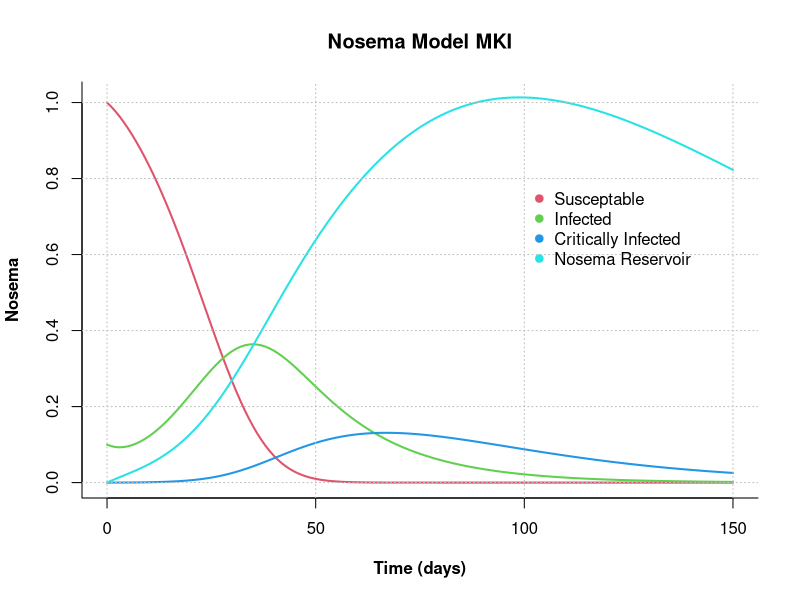
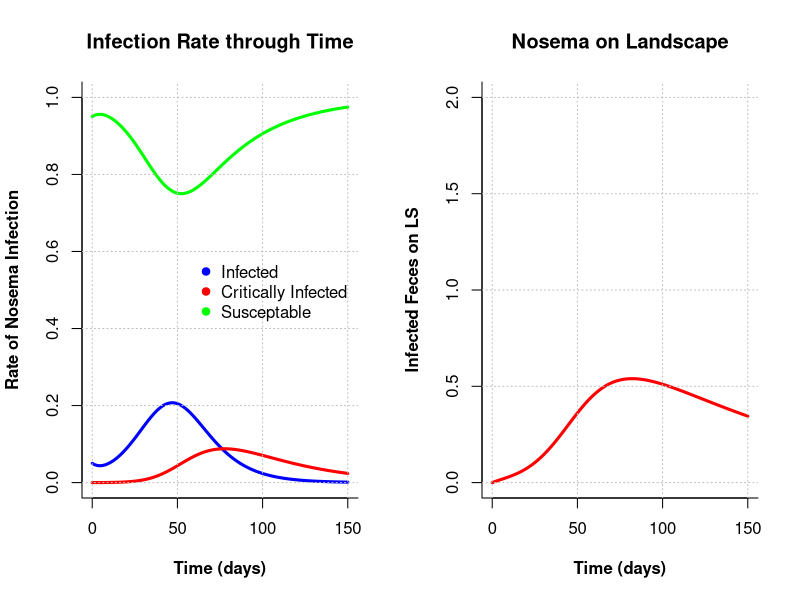

The R script that drew these images, in order: (Note: this script raises an error after producing the figures.)
######################################################################################################
# Nosema Model Mk I
# P. Alexander Burnham
# 6 April 2016
######################################################################################################

# Parameters:
#----------------------------------------------------------------------

# dSdt = -[S][P]beta-[S]muA
# dI1dt = [S][P]beta-[I1]muA-[I1]gamma
# dI2dt = -[I1][P]gamma-[I2]muB
# dPdt = [I1]alpha1 + [I2]alpha2-[P]theta
# S = Initial Bombus Population on landscape
# I1 = Portion of Bombus infected
# I2 = Portion of Infected that are critically infected
# P = Population of fecal matter on landscape (mL)
# beta = rate of conversion from S to I1
# alpha1 = rate of fecal deposition from I1 to P (mL)
# alpha2 = rate of fecal deposition from I2 to P (mL)
# theta = decay of P (mL)
# gamma = rate of conversion from I1 to I2
# muA = natural death rate of S and I1
# muB = death rate of critically infected
# time = time (days)

#-----------------------------------------------------------------------------------------------------
# Preliminaries: 
ls()
rm(list=ls())

#-----------------------------------------------------------------------------------------------------
# model MK 1:

library(deSolve)

NosemaModel1 <- function(t, state, parameters){
  with(as.list(c(state, parameters)), {
    
    dSdt <- -(S * P * beta) - (S * muA) 
    dI1dt <- (S * P * beta) - (I1 * muA) - (I1 * gamma) 
    dI2dt <- (I1 * P * gamma) - (I2 * muB)
    dPdt <- (I1 * alpha1) + (I2 * alpha2) - (P * theta) 
    
    return(list(c(dSdt,dI1dt,dI2dt,dPdt)))
  })
}

# set parameters
state<-c(S=1,I1=0.10, I2=0.00, P=0.0)
parameters <- c(#r=0.05,
                beta=0.34,
                alpha1=0.05,
                alpha2=0.10,
                gamma=0.04,
                muA=0.01,
                muB=0.03,
                theta=0.01
                )

times <- seq(0,150,by=1)

out <- ode(y=state,times=times, func=NosemaModel1, parms=parameters)
out<-as.data.frame(out)
out$time <- NULL
head(out,10)

#Plot figure
matplot(x=times,y=out,
        type="l",
        xlab="Time (days)", 
        ylab="Nosema", 
        main="Nosema Model MKI",
        lwd=2,
        lty=1,
        font.lab=2,
        bty="l", 
        col=2:5)

grid(col="gray")

legend(x=100,y=0.8,
       c("Susceptable",
         "Infected",
         "Critically Infected", 
         "Nosema Reservoir"),
       pch=19,
       col=2:5,
       bty="n",
       bg="white")


######################################################################################################
# Nosema Model MKII (11 April 2016) Plotting Infected Feces on Landscape 
# on a second figure to the right. 
######################################################################################################


# Parameters:
#----------------------------------------------------------------------

# dSdt = -[S][P]beta-[S]muA
# dI1dt = [S][P]beta-[I1]muA-[I1]gamma
# dI2dt = -[I1][P]gamma-[I2]muB
# dPdt = [I1]alpha1 + [I2]alpha2-[P]theta
# S = Initial Bombus Population on landscape
# I1 = Portion of Bombus infected
# I2 = Portion of Infected that are critically infected
# P = Population of fecal matter on landscape (mL)
# beta = rate of conversion from S to I1
# alpha1 = rate of fecal deposition from I1 to P (mL)
# alpha2 = rate of fecal deposition from I2 to P (mL)
# theta = decay of P (mL)
# gamma = rate of conversion from I1 to I2
# muA = natural death rate of S and I1
# muB = death rate of critically infected
# time = time (days)


#------------------------------------------------------------------------

# Preliminaries: 
ls()
rm(list=ls())

library(deSolve)

# create a function using desolve
NosemaModel2 <- function(t, state, parameters){
  with(as.list(c(state, parameters)), {
    
    dSdt <- -(S * P * beta) - (S * muA) 
    dI1dt <- (S * P * beta) - (I1 * muA) - (I1 * gamma) 
    dI2dt <- (I1 * P * gamma) - (I2 * muB)
    dPdt <- (I1 * alpha1) + (I2 * alpha2) - (P * theta) 

    
    return(list(c(dSdt,dI1dt,dI2dt,dPdt)))
  })
}

# set parameters
state<-c(S=1, I1=0.05, I2=0.00, P=0.0)
parameters <- c(#r=0.05,
  beta=0.202,
  alpha1=0.07,
  alpha2=0.010,
  gamma=0.05,
  muA=0.011,
  muB=0.025,
  theta=0.01
)

# set up time steps
times <- seq(0,150,by=1)

#Subset data and remove time
out <- ode(y=state,times=times, func=NosemaModel2, parms=parameters)
out<-as.data.frame(out)
out$time <- NULL
out$S <- NULL
NosemaLS <- out
NosemaLS <- (NosemaLS[,3])
out$P <- NULL
Surv <- 1 - (out[,1]+out[,2])
out <- cbind(out,Surv)
head(out,10)

par(mfrow=c(1,2))

#Plot figure
matplot(x=times,y=out,
        type="l",
        xlab="Time (days)", 
        ylab="Rate of Nosema Infection", 
        main="Infection Rate through Time",
        lwd=3,
        ylim=c(0,1),
        lty=1,
        font.lab=2,
        bty="l", 
        col=c("blue","red", "green"))

grid(col="gray")

legend(x=58,y=0.6,
       legend=c("Infected",
         "Critically Infected",
         "Susceptable"),
       pch=19,
       col=c("blue","red", "green"),
       bty="n",
       bg="white")

# plot figure for nosema on LS seperately.

plot(x=times,y=NosemaLS,
     type="l",
     xlab="Time (days)", 
     ylab="Infected Feces on LS", 
     main="Nosema on Landscape",
     ylim=c(0,2),
     lwd=3,
     lty=1,
     font.lab=2,
     bty="l", 
     col="red")

grid(col="gray")



######################################################################################################
# Nosema Model MKIII (13 April 2016) added growth rates and new dif. equation to describe infection rates within colony to feed back into the system. (NOT FUNCTIONING YET!)
######################################################################################################


# Parameters:
# dSdt = -[S][P]beta-[S]muA
# dI1dt = [S][P]beta-[I1]muA-[I1]gamma
# dI2dt = -[I1][P]gamma-[I2]muB
# dP1dt = [I1]alpha1 + [I2]alpha2-[P]theta
# dP2dt = [I1]alpha1 + [I2]alpha2-[P]theta
# S = Initial Bombus Population on landscape
# I1 = Portion of Bombus infected
# I2 = Portion of Infected that are critically infected
# P1 = Infected fecal matter on landscape 
# P2 = Infected fecal matter in colonies
# beta = rate of conversion from S to I1
# alpha1 = rate of fecal deposition from I1 to P1 
# alpha2 = rate of fecal deposition from I1 to P2 
# sigma1 = rate of fecal deposition from I2 to P1 
# sigma2 = rate of fecal deposition from I2 to P2 
# theta = decay of 
# gamma = rate of conversion from I1 to I2
# muA = natural death rate of S and I1
# muB = death rate of critically infected
# r1 = growth rate for S
# r2 = growth rate for I1
# r3 = growth rate for I2
# time = time (days)


# Preliminaries: 
ls()
rm(list=ls())
ls()

library(deSolve)

NosemaModel3 <- function(t, state, parameters){
  with(as.list(c(state, parameters)), {
    
    dSdt <-  (S * P1 * P2 * beta) - (S * muA) + (S * r1)
    dI1dt <- (S * P1 * P2 * beta) - (I1 * muA) - (I1 * gamma) + (I1 * r2)
    dI2dt <- (I1 * gamma) - (I2 * muB) + (I2 * r3)
    dP1dt <- (I1 * alpha1) + (I2 * sigma1) - (P1 * theta) 
    dP2dt <- (I2 * alpha2) + (I2 * sigma2) - (P2 * theta) 
    
    return(list(c(dSdt,dI1dt,dI2dt,dP1dt,dP2dt)))
  })
}

# set parameters
state<-c(S=1, I1=0.10, I2=0.008, P1=0.0, P2=0.0)
parameters <- c(
  r1=0.08,
  r2=0.07,
  r3=0.01,
  beta=0.204,
  alpha1=0.04,
  alpha2=0.05,
  sigma1=0.06,
  sigma2=0.07,
  gamma=0.05,
  muA=0.03,
  muB=0.06,
  theta=0.02
)

times <- seq(0,150,by=1)

out <- ode(y=state,times=times, func=NosemaModel3, parms=parameters)
out<-as.data.frame(out)
out$time <- NULL
head(out,10)
NosemaLSCOL <- cbind(out[,4],out[,5])
out$P1 <- NULL
out$P2 <- NULL
Surv <- 1 - (out[,2]+out[,3])
out <- cbind(out,Surv)
out$S <- NULL
head(out,10)


par(mfrow=c(1,2))
#Plot figure
matplot(x=times,y=out,
        type="l",
        xlab="Time (days)", 
        ylab="Rate of Nosema Infection", 
        main="Infection Rate through Time",
        lwd=2,
        lty=1,
        font.lab=2,
        bty="l", 
        col=3:7)

grid(col="gray")

legend(x=0, y=0.8,
       legend=c("Infected",
                "Critically Infected",
                "Susceptable"),
       pch=19,
       col=3:7,
       bty="n",
       bg="white")

matplot(x=times,y=NosemaLSCOL,
     type="l",
     xlab="Time (days)", 
     ylab="Infected Feces on LS", 
     main="Nosema on Landscape",
     #ylim=c(0,2),
     lwd=3,
     lty=1,
     font.lab=2,
     bty="l", 
     col=c("red","blue"))

grid(col="gray")

legend(x="bottomright",
       legend=c("In Colony","On Flowers"),
       pch=19,
       col=c("red","blue"),
       bty="n",
       bg="white")

######################################################################################################
######################################################################################################
######################################################################################################
# Nosema Model MKIV (28 April 2016) Removed curve describing nosema reservoir on landscape for simplicity. This is the iteration used during my biolunch talk:
######################################################################################################
######################################################################################################
######################################################################################################

# Parameters:
#-----------------------------------------------------------------------------------------------------

# dSdt = -[S][P]beta-[S]muA
# dI1dt = [S][P]beta-[I1]muA-[I1]gamma
# dI2dt = -[I1][P]gamma-[I2]muB
# dPdt = [I1]alpha1 + [I2]alpha2-[P]theta
# S = Initial Bombus Population on landscape
# I1 = Portion of Bombus infected
# I2 = Portion of Infected that are critically infected
# P = Population of fecal matter on landscape (mL)
# beta = rate of conversion from S to I1
# alpha1 = rate of fecal deposition from I1 to P (mL)
# alpha2 = rate of fecal deposition from I2 to P (mL)
# theta = decay of P (mL)
# gamma = rate of conversion from I1 to I2
# muA = natural death rate of S and I1
# muB = death rate of critically infected
# time = time (days)


#------------------------------------------------------------------------

# Preliminaries: 
ls()
rm(list=ls())

library(deSolve)

par(mfrow=c(1,1))

# initial state of system
state<-c(S=1, I1=0.05, I2=0.00, P=0.0)

# set parameters
parameters <- c(
  beta=0.202,
  alpha1=0.07,
  alpha2=0.010,
  gamma=0.05,
  muA=0.011,
  muB=0.025,
  theta=0.01
)

#====================================================================================================
# create a function for this disease system using desolve
NosemaModel4 <- function(t, state, parameters){
  with(as.list(c(state, parameters)), {
    
    dSdt <- -(S * P * beta) - (S * muA) 
    dI1dt <- (S * P * beta) - (I1 * muA) - (I1 * gamma) 
    dI2dt <- (I1 * P * gamma) - (I2 * muB)
    dPdt <- (I1 * alpha1) + (I2 * alpha2) - (P * theta) 
    
    
    return(list(c(dSdt,dI1dt,dI2dt,dPdt)))
  })
}
#====================================================================================================

# set up time steps
times <- seq(0,150,by=1)




# use ode() to to create an output
out <- ode(y=state,times=times, func=NosemaModel4, parms=parameters)
out<-as.data.frame(out)

# remove unwanted columns for this model
#out$time <- NULL
#out$S <- NULL
out$P <- NULL

# set survival equal to  1 - pooled infected (I1+I2)
#Surv <- 1 - (out[,1]+out[,2])
#out <- cbind(out,Surv)
#head(out,10)


#------------------------------------------------------------------------------------------

matplot(x=times,y=out,
        type="l",
        xlab="Time (days)", 
        ylab="Rate of Nosema Infection", 
        main="Infection Rate through Time",
        lwd=3,
        ylim=c(0,1),
        lty=1,
        font.lab=2,
        bty="l", 
        col=c("blue","red", "green"))

grid(col="gray")

legend(x=100,y=0.6,
       legend=c("Infected",
                "Critically Infected",
                "Susceptable"),
       pch=19,
       col=c("blue","red", "green"),
       bty="n",
       bg="white")

#####################################################################################################
# END MODEL MKIV




plot(out$time, out$S)















######################################################################################################
# Nosema Model MKV (5 May 2016) includes growth rates but no equation for colony as a reservoir for nosema (not quite playing nice yet)
######################################################################################################


# Parameters:
#-----------------------------------------------------------------------------------------------------

# dSdt = -[S][P]beta-[S]muA
# dI1dt = [S][P]beta-[I1]muA-[I1]gamma
# dI2dt = -[I1][P]gamma-[I2]muB
# dPdt = [I1]alpha1 + [I2]alpha2-[P]theta
# S = Initial Bombus Population on landscape
# I1 = Portion of Bombus infected
# I2 = Portion of Infected that are critically infected
# P = Population of fecal matter on landscape (mL)
# beta = rate of conversion from S to I1
# alpha1 = rate of fecal deposition from I1 to P (mL)
# alpha2 = rate of fecal deposition from I2 to P (mL)
# theta = decay of P (mL)
# gamma = rate of conversion from I1 to I2
# muA = natural death rate of S and I1
# muB = death rate of critically infected
# r1 = growth rate for S
# r2 = growth rate for I1
# r3 = growth rate for I2
# time = time (days)

#------------------------------------------------------------------------

# Preliminaries: 
ls()
rm(list=ls())
ls()

library(deSolve)

par(mfrow=c(1,1))

# create a function using desolve
NosemaModel5 <- function(t, state, parameters){
  with(as.list(c(state, parameters)), {
    
    dSdt <- -(S * P * beta) - (S * muA) + (S * r1)
    dI1dt <- (S * P * beta) - (I1 * muA) - (I1 * gamma) + (I1 * r2)
    dI2dt <- (I1 * gamma) - (I2 * muB) + (I2 * r3)
    dPdt <- (I1 * alpha1) + (I2 * alpha2) - (P * theta) 
    
    
    return(list(c(dSdt,dI1dt,dI2dt,dPdt)))
  })
}

# set parameters
state<-c(S=1, I1=0.05, I2=0.00, P=0.0)
parameters <- c(
  beta=0.202,
  alpha1=0.15,
  alpha2=0.19,
  gamma=0.01,
  muA=0.01,
  muB=0.05,
  theta=0.01,
  r1=0.015,
  r2=0.008,
  r3=0.003
)

# set up time steps
times <- seq(0,150,by=1)

#Subset data and remove time
out <- ode(y=state,times=times, func=NosemaModel5, parms=parameters)
out<-as.data.frame(out)
out$time <- NULL
out$S <- NULL
NosemaLS <- out
NosemaLS <- (NosemaLS[,3])
out$P <- NULL
Surv <- 1 - (out[,1]+out[,2])
out <- cbind(out,Surv)
head(out,10)



#Plot figure
matplot(x=times,y=out,
        type="l",
        xlab="Time (days)", 
        ylab="Rate of Nosema Infection", 
        # main="Infection Rate through Time",
        lwd=3,
        ylim=c(0,1),
        lty=1,
        font.lab=2,
        bty="l", 
        col=c("blue","red", "green"))

grid(col="gray")

legend(x=68,y=0.6,
       legend=c("Infected",
                "Critically Infected",
                "Susceptable"),
       pch=19,
       col=c("blue","red", "green"),
       bty="n",
       bg="white")

######################################################################################################
# END MODEL ITERATIONS
